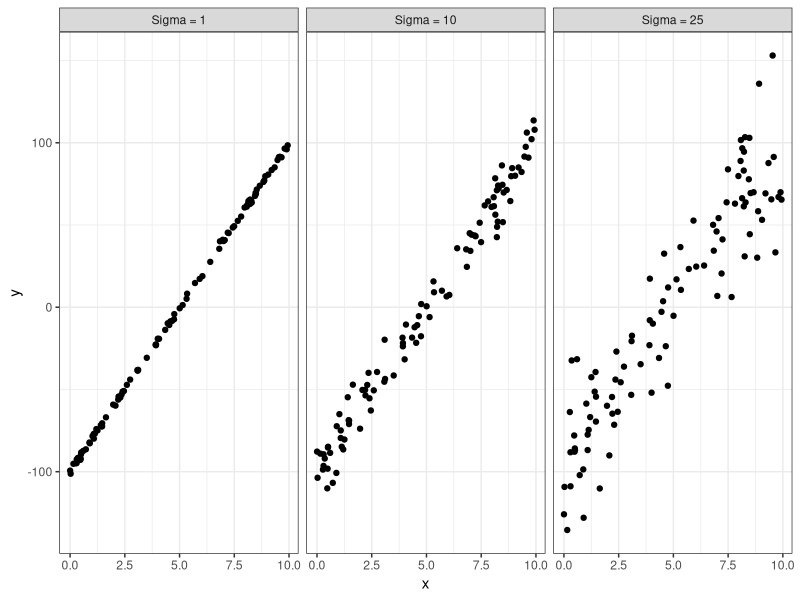
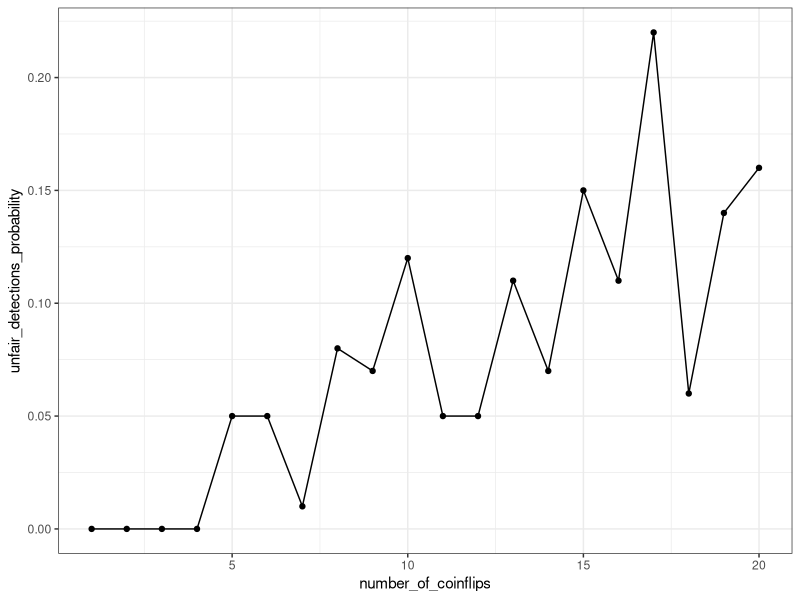
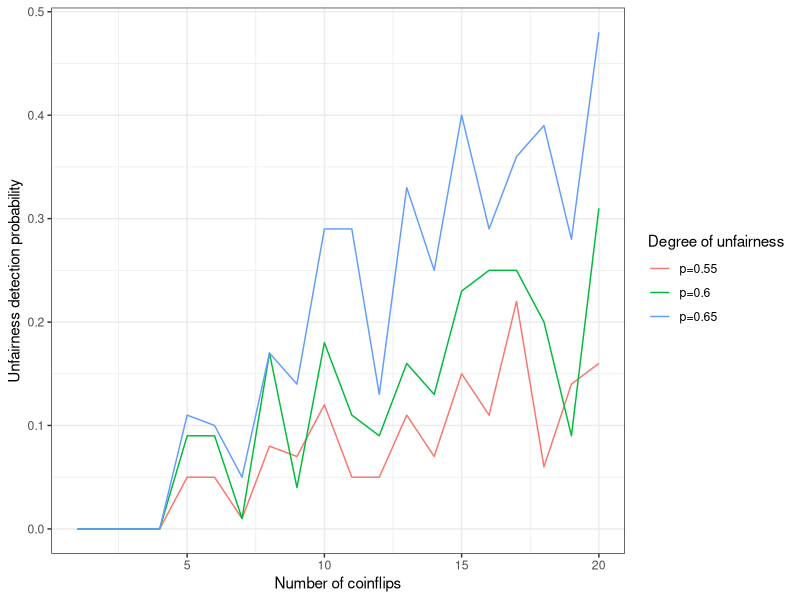
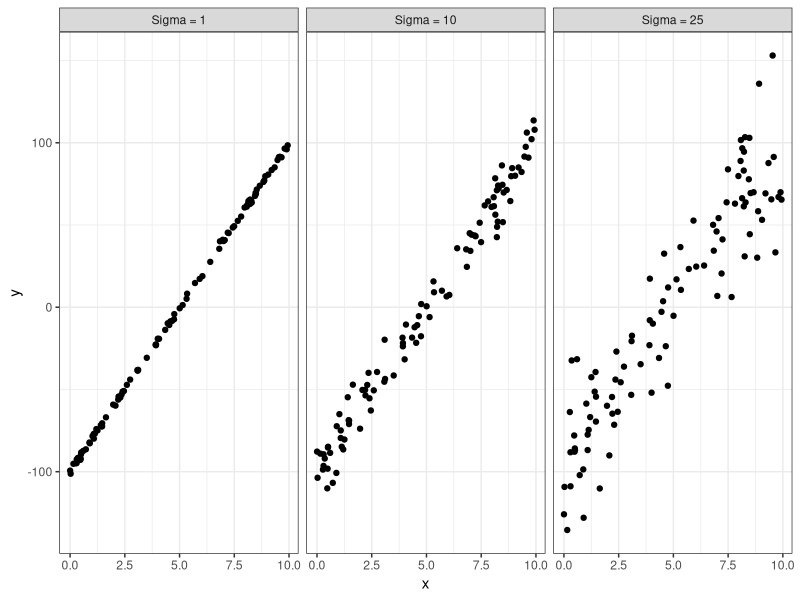
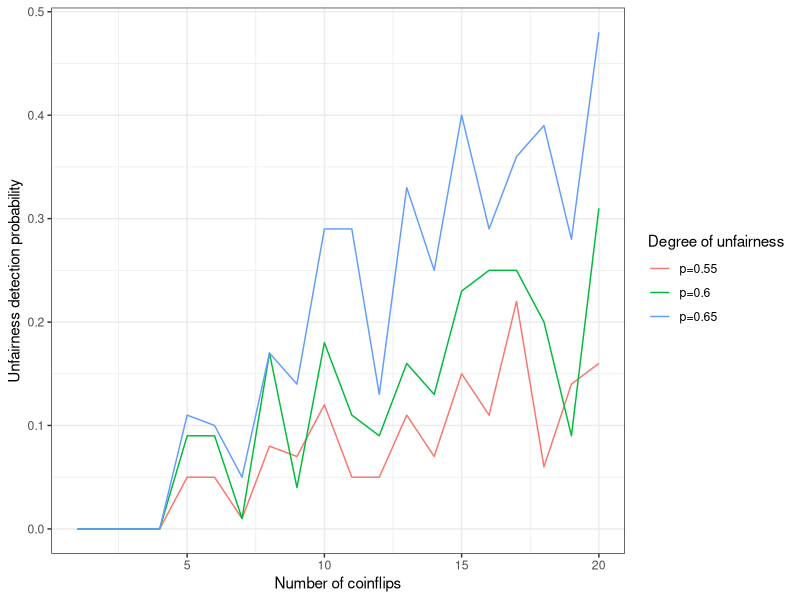

Recreate these plots in R, in order.
# Quantitative Methods in Ecology and Evolution, Homework 9
# Nathan Lin
# October 30, 2025
# Probability Distributions

library(dplyr)
library(ggplot2)
library(tidyr)
library(here)

## Question 1a - generating observations for x and y
# I'll make a function for this since we simulate with different sigma values later
generate_xy_observations <- function(alpha_intercept, beta_slope, sigma_stdev) {
  # Generates x and y observations for a simple linear regression. 
  
  # Pull a hundred random x values from a uniform distribution 0 to 10
  one_hundred_random_x <- runif(100, min=0, max=10)
  
  # Generate a hundred random errors from a normal distribution with mean 0 and SD of sigma
  one_hundred_errors <- rnorm(100, mean=0, sd=sigma_stdev)
  
  # Calculate y based on x, slope, intercept, and error
  one_hundred_calculated_y <- alpha_intercept + (beta_slope * one_hundred_random_x) + one_hundred_errors
    
  # Make a dataframe with observations
  x_y_error_df <- data.frame(x=one_hundred_random_x, y=one_hundred_calculated_y, error=one_hundred_errors)
  
  return(x_y_error_df)
}

# Testing, I'll just use these values for intercept and slope 
  # since they keep the y between -100 and 100 when sd is 0
# If I wanted to keep values between -100 and 100 for all three sd's 1, 10, and 25 
  # I would need to change those parameters and range of sd=1 y's would be restricted
observations <- generate_xy_observations(alpha_intercept=-100, beta_slope=20, sigma_stdev=0)
range(observations$y)

## Question 1b - ggplotting the different sigmas
# I realize I need to make it all in one table for ggplot...
# I'll scrap the function idea then

# Pull a hundred random x values from a uniform distribution 0 to 10
one_hundred_random_x <- runif(100, min=0, max=10)

# Calculate y based on x, slope, intercept, and error
alpha_intercept = -100
beta_slope = 20
one_hundred_y_no_error <- alpha_intercept + (beta_slope * one_hundred_random_x)

# Generate a hundred random errors from a normal distribution with mean 0 and SD of different sigmas
one_hundred_errors_sd_1 <- rnorm(100, mean=0, sd=1)
one_hundred_errors_sd_10 <- rnorm(100, mean=0, sd=10)
one_hundred_errors_sd_25 <- rnorm(100, mean=0, sd=25)

# Make a dataframe with observations
x_y_error_three_sigmas_df <- data.frame(x = one_hundred_random_x, 
                           error_sd_1 = one_hundred_errors_sd_1,
                           error_sd_10 = one_hundred_errors_sd_10,
                           errors_sd_25 = one_hundred_errors_sd_25,
                           y_sigma_1 = one_hundred_y_no_error + one_hundred_errors_sd_1,
                           y_sigma_10 = one_hundred_y_no_error + one_hundred_errors_sd_10,
                           y_sigma_25 = one_hundred_y_no_error + one_hundred_errors_sd_25)

# Turn that into a ggplottable table
for_ggplot_x_y_three_sigmas <- x_y_error_three_sigmas_df %>%
  pivot_longer(cols=!contains(c("x", "error")))

# Plot it 
sigma_comparison_plot <- ggplot(for_ggplot_x_y_three_sigmas, aes(x=x, y=value)) + 
  geom_point() +
  labs(y="y") + theme_bw() +
  facet_wrap(~name, labeller=labeller(name=c(y_sigma_1 = "Sigma = 1", 
                                        y_sigma_10 = "Sigma = 10", 
                                        y_sigma_25 = "Sigma = 25")))
# See the plot
sigma_comparison_plot

## Question 1c 
# As observation error increases it looks like it's harder to visually detect 
  # a relationship between x and y

## Question 2a 
# We are looking at 1 to 20 coin flips
# For each number of coin flips we are trying to find the probability that we'll
  # find the coin is significantly unfair (alpha < 0.05) 
# So we will need to simulate coin flips with N=that 1-20 and p=0.55
# We will do a hypothesis test for is the probability of seeing the number 
  # of heads we saw less than 0.05 (if we have a normal coin with p=0.5)
# Do this 100 times, count up the number of times we saw significant results
# Then store everything in a table where x is the number of coin flips
  # and y is the number of significant detections
# Then we make a line plot with this

one_hundred_coinflip_evaluations <- function(how_many_flips, fair_null_p, actual_p, alpha) {
  # This function returns the number of hypothesis tests out of 100 simulations
    # That resulted in a significant detection of coin unfairness
  
  # Count this up every time we find an unfair coin
  unfair_detections <- 0
  
  # Just for me to make sure it makes sense
  print(paste("---------", how_many_flips, "coin flips ------------"))
  
  # Simulate however many coin tosses 100 times
  for (i in 1:100) {
    # See how many heads we get with our p
    how_many_heads <- rbinom(1, size=how_many_flips, actual_p)
    
    # Probability of that happening under a fair coin
    # Aka probability of exactly this many heads in however many trials with 0.5 probability
    result_probability_with_fair_coin <- dbinom(x=how_many_heads, size=how_many_flips, prob=fair_null_p)
    
    # If we caught an unfair coin update unfair_detections
    if (result_probability_with_fair_coin < alpha) {
      # These prints are just for me to make sure it makes sense
      print(paste("number of heads: ", how_many_heads))
      print(paste("unfair detection", result_probability_with_fair_coin))
      unfair_detections = unfair_detections + 1
    }
  }
  
  # Return how many detections we had
  return(unfair_detections)
}


get_detection_probabilities <- function(starting_flips, ending_flips, fair_null_p, alpha, actual_p) {
  # This function returns a dataframe containing the probabilities of detecting an unfair coin for a range of flip counts
  # Make a storage dataframe
  detections_probability_df <- data.frame(number_of_coinflips=starting_flips:ending_flips, unfair_detections_probability=0)
  
  # Go through however many coinflips we wanted
  for (i in starting_flips:ending_flips) {
    # Run the simulation
    how_many_detections <- one_hundred_coinflip_evaluations(how_many_flips=i, fair_null_p=fair_null_p, actual_p=actual_p, alpha=alpha)
    
    # Store the results in the dataframe
    detections_probability_df[i, "unfair_detections_probability"] <- how_many_detections / 100
  }
  
  return(detections_probability_df)
}

coinflip_results_p_0.55 <- get_detection_probabilities(starting_flips=1,
                                                       ending_flips=20,
                                                       fair_null_p=0.5,
                                                       alpha=0.05,
                                                       actual_p=0.55)

# Plot this
results_plot <- coinflip_results_p_0.55 %>% 
  ggplot(aes(x=number_of_coinflips, y=unfair_detections_probability)) +
  geom_line() + geom_point() +
  theme_bw()

# Preview plot
results_plot

## Question 2b 
# Simulate for both p=0.6 and p=0.65
coinflip_results_p_0.6 <- get_detection_probabilities(1, 20, 0.5, 0.05, actual_p=0.6)
coinflip_results_p_0.65 <- get_detection_probabilities(1, 20, 0.5, 0.05, actual_p=0.65)

# I need to merge the tables using number_of_coinflips as a join key
combined_coinflip_results <- merge(coinflip_results_p_0.55, 
                                   coinflip_results_p_0.6,
                                   by="number_of_coinflips",
                                   suffixes=c("_p_0.55", "_p_0.6")) %>% 
  merge(coinflip_results_p_0.65,
        by="number_of_coinflips") %>% 
  rename(unfair_detections_probability_p_0.65=unfair_detections_probability)

# Then I'll put them into a ggplottable format with pivot_longer
for_ggplot_coinflip_results <- combined_coinflip_results %>%
  pivot_longer(cols=!contains("number_of_coinflips"))

# New plot with all three lines
new_results_plot <- for_ggplot_coinflip_results %>% 
  ggplot(aes(x=number_of_coinflips, y=value, col=name)) + 
  geom_line() + 
  labs(x="Number of coinflips", y="Unfairness detection probability", color="Degree of unfairness") +
  scale_color_discrete(labels=c("p=0.55", "p=0.6", "p=0.65")) +
  theme_bw()

# Preview the plot
new_results_plot

# Save the plots
setwd("./HW 9")
ggsave(plot=sigma_comparison_plot, filename="./sigma_comparisons.png", width=12, height=7, dpi=300)
ggsave(plot=new_results_plot, filename="./unfairness_evaluations.png", width=12, height=7, dpi=300)
